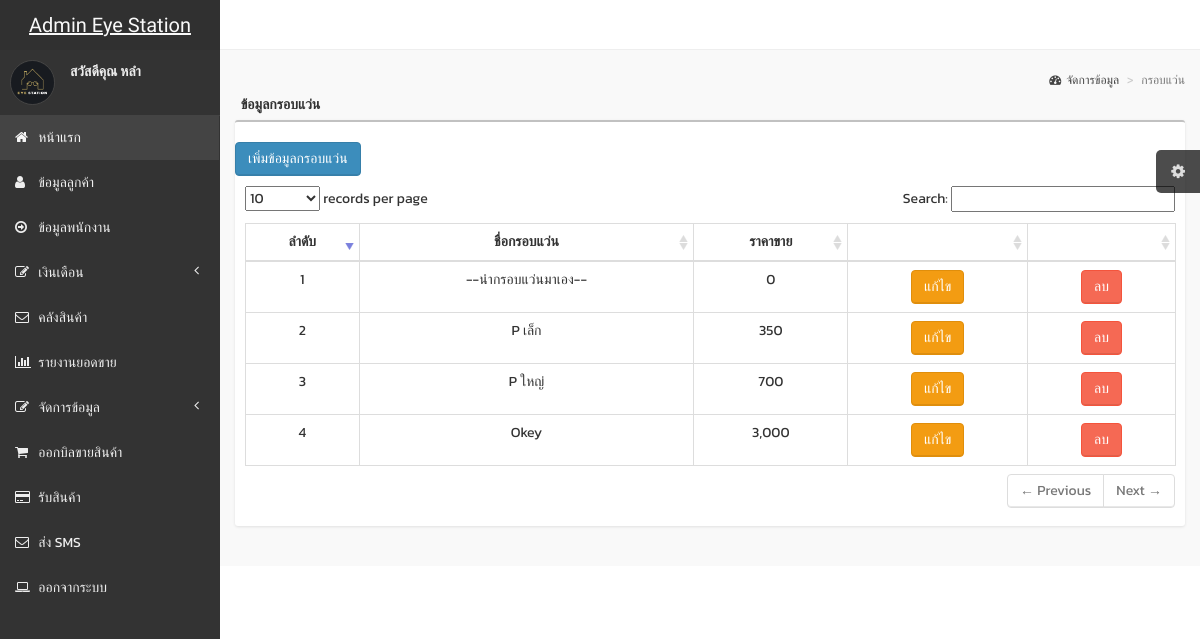
The app's page /admin/frame.php (signed in) with its own data.
### tables this page shows
CREATE TABLE `product` (
  `id_pro` int(10) NOT NULL,
  `name_pro` text NOT NULL,
  `price_pro` int(10) NOT NULL,
  `popular_pro` varchar(5) NOT NULL
);

### admin/frame.php (the view, shortened to what this page needs)
<?php session_start();
if($_SESSION['level'] == '1'){ ?>
<!DOCTYPE html>
<html>
    <head>
        <link href=".css/bootstrap.min.css" rel="stylesheet" type="text/css" />
        <link href="css/font-awesome.min.css" rel="stylesheet" type="text/css" />
        <link href="css/ionicons.min.css" rel="stylesheet" type="text/css" />
        <link href="css/morris/morris.css" rel="stylesheet" type="text/css" />
        <link href="css/AdminLTE.css" rel="stylesheet" type="text/css" />
        <link href="css/datatables/dataTables.bootstrap.css" rel="stylesheet" type="text/css" />
        <link rel="stylesheet" href="https://maxcdn.bootstrapcdn.com/bootstrap/3.4.1/css/bootstrap.min.css">
    </head>
    <body class="skin-black">
        <?php include "header.php"; ?>
        <div class="wrapper row-offcanvas row-offcanvas-left">
            <?php include "menu.php"; ?>
            <aside class="right-side">
                <section class="content-header">
                    <ol class="breadcrumb">
                        <li><a href="#"><i class="fa fa-dashboard"></i>จัดการข้อมูล</a></li>
                        <li class="active">กรอบแว่น</li>
                    </ol>
                </section>
              <section class="content">
                    <div class="row">
                        <div class="col-xs-12">
                            <label>&nbsp;&nbsp;ข้อมูลกรอบแว่น</label>
                            <div class="box">
                                <br>
                                 <th width="150" colspan="3" ><a
                                href="insert_frame1.php"><button type="button" class="btn btn-primary">เพิ่มข้อมูลกรอบแว่น</button></a></th>
                                <div class="box-body table-responsive">
                                    <table id="example2" class="table table-bordered table-hover">
                                    <thead>
                                    <tr>
                                <th><center>ลำดับ</center></th>
                                <th><center>ชื่อกรอบแว่น</center></th>
                                <th><center>ราคาขาย</center></th>
                                <th ><center></center></th>
                                <th><center></center></th>
                                </tr>
                                </thead>
            <?php
                include "../server.php";
                $sql = "SELECT * FROM product";
                $i = 1;
                $query = mysqli_query($objCon,$sql);
                while($result=mysqli_fetch_array($query,MYSQLI_ASSOC))
            {
            ?>
                <tr>
                                <td><center><?php echo $i;?><center></td>
                                <td align="center"><?php echo $result["name_pro"]; ?></td>
                                <td align="center"><?php echo number_format($result["price_pro"]) ;?></td>
    <?php
        include ("pages/modal_data/emp_modal.php");
    ?>
            <td align="center"><a href="edit_frame1.php?frame=<?php echo $result["id_pro"];?>"><button type="button" class="btn btn-warning">แก้ไข</button></a></td>
            <td align="center"><a href="delete_frame.php?frame=<?php echo $result["id_pro"];?>"
            onClick="return confirm('ยืนยันการลบข้อมูล')"><button type="button" class="btn btn-danger">ลบ</button></a></td>
                </tr>
            <?php
                $i++;
            }
            ?>
                        </div>
                    </div>
                </section>
            </aside>
        </div>
    </body>
</html>
<?php }else{
    echo "<script>";
    echo "alert(\"คุณไม่มีสิทธิ์เข้าสู่ระบบ\");";
    echo "</script>";
    echo "<meta http-equiv='refresh' content='0;url=../index.php'>";
}
?>

### admin/menu.php (shortened to what this page needs)
<div class="left-side sidebar-offcanvas">
<section class="sidebar">
    <div class="user-panel">
        <div class="pull-left image">
            <img src="img/eye.jpg" class="img-circle" alt="User Image" />
        </div>
        <div class="pull-left info">
            <p>สวัสดีคุณ <?php echo $name; ?> </br></p>
        </div>
    </div>
    <ul class="sidebar-menu">
        <?php if ($_SESSION['level'] == '1') { ?>
            <li class="active">
                <a href="index.php">
                    <i class="fa fa-home"></i> <span>หน้าแรก</span>
                </a>
            </li>
        <?php } ?>
        <?php if (($_SESSION['level'] == '1') || ($_SESSION['level'] == '2')) { ?>
            <li>
                <a href="customer.php">
                    <i class="fa fa-user"></i> <span>ข้อมูลลูกค้า</span>
                </a>
            </li>
        <?php } ?>
        <?php if ($_SESSION['level'] == '1') { ?>
            <li>
                <a href="employee.php">
                    <i class="fa fa-arrow-circle-o-right"></i> <span>ข้อมูลพนักงาน</span>
                </a>
            </li>
            <li class="treeview">
                <a href="#">
                    <i class="fa fa-edit"></i>
                    <span>เงินเดือน</span>
                    <i class="fa fa-angle-left pull-right"></i>
                </a>
            </li>
            <li>
                <a href="stock.php">
                    <i class="fa fa-envelope-o"></i> <span>คลังสินค้า</span>
                </a>
            </li>
            <li>
                <a href="report_sale.php">
                    <i class="fa fa-bar-chart-o"></i> <span>รายงานยอดขาย</span>
                </a>
            </li>
            <li class="treeview">
                <a href="#">
                    <i class="fa fa-edit"></i>
                    <span>จัดการข้อมูล</span>
                    <i class="fa fa-angle-left pull-right"></i>
                </a>
            </li>
        <?php } ?>
        <?php if (($_SESSION['level'] == '1') || ($_SESSION['level'] == '2')) { ?>
            <li>
                <a href="select_sale.php">
                    <i class="fa fa-shopping-cart"></i> <span>ออกบิลขายสินค้า</span>
                </a>
            </li>
            <li>
                <a href="select_recive.php">
                    <i class="fa fa-credit-card"></i> <span>รับสินค้า</span>
                </a>
            </li>
            <li>
                <a href="https://sms2.911itwist.com/htdocs/Login.html" target="blank">
                    <i class="fa fa-envelope-o"></i> <span>ส่ง SMS</span>
                </a>
            </li>
        <?php } ?>
        <li>
            <a href="../logout.php">
                <i class="fa fa-laptop"></i> <span>ออกจากระบบ</span>
            </a>
        </li>
        </div>

### admin/css/AdminLTE.css (style rules this page uses)
html, body { overflow-x: hidden!important; font-family: 'Source Sans Pro', sans-serif; -webkit-font-smoothing: antialiased; min-height: 100%; background: #f9f9f9; }
a { color: #3c8dbc; }
.wrapper { min-height: 100%; }
.wrapper:before, .wrapper:after { display: table; content: " "; }
.wrapper:after { clear: both; }
.right-side, .left-side { min-height: 100%; display: block; }
.right-side { background-color: #f9f9f9; margin-left: 220px; }
.left-side { position: absolute; width: 220px; top: 0; }
@media screen and (min-width: 992px) { .left-side { top: 50px; } }
.content { padding: 20px 15px; background: #f9f9f9; }
img { max-width: 100%important; }
.right-side > .content-header { position: relative; padding: 15px 15px 10px 20px; }
.right-side > .content-header > .breadcrumb { float: right; background: transparent; margin-top: 0px; margin-bottom: 0; font-size: 12px; padding: 7px 5px; position: absolute; top: 15px; right: 10px; -webkit-border-radius: 2px; -moz-border-radius: 2px; border-radius: 2px; }
.right-side > .content-header > .breadcrumb > li > a { color: #444; text-decoration: none; }
.right-side > .content-header > .breadcrumb > li > a > .fa, .right-side > .content-header > .breadcrumb > li > a > .glyphicon, .right-side > .content-header > .breadcrumb > li > a > .ion { margin-right: 5px; }
.right-side > .content-header > .breadcrumb > li + li:before { content: '>\00a0'; }
.sidebar { margin-bottom: 5px; }
.sidebar .sidebar-menu { list-style: none; margin: 0; padding: 0; }
.sidebar .sidebar-menu > li { margin: 0; padding: 0; }
.sidebar .sidebar-menu > li > a { padding: 12px 5px 12px 15px; display: block; }
.sidebar .sidebar-menu > li > a > .fa, .sidebar .sidebar-menu > li > a > .glyphicon, .sidebar .sidebar-menu > li > a > .ion { width: 20px; }
.user-panel { padding: 10px; }
.user-panel:before, .user-panel:after { display: table; content: " "; }
.user-panel:after { clear: both; }
.user-panel > .image > img { width: 45px; height: 45px; }
.user-panel > .info { font-weight: 600; padding: 5px 5px 5px 15px; font-size: 14px; line-height: 1; }
.user-panel > .info > p { margin-bottom: 9px; }
.box { position: relative; background: #ffffff; border-top: 2px solid #c1c1c1; margin-bottom: 20px; -webkit-border-radius: 3px; -moz-border-radius: 3px; border-radius: 3px; width: 100%; box-shadow: 0px 1px 3px rgba(0, 0, 0, 0.1); }
.box .box-body { padding: 10px; -webkit-border-top-left-radius: 0; -webkit-border-top-right-radius: 0; -webkit-border-bottom-right-radius: 3px; -webkit-border-bottom-left-radius: 3px; -moz-border-radius-topleft: 0; -moz-border-radius-topright: 0; -moz-border-radius-bottomright: 3px; -moz-border-radius-bottomleft: 3px; border-top-left-radius: 0; border-top-right-radius: 0; border-bottom-right-radius: 3px; border-bottom-left-radius: 3px; }
.box .box-body .table { margin-bottom: 0; }
.btn { font-weight: 500; -webkit-border-radius: 3px; -moz-border-radius: 3px; border-radius: 3px; border: 1px solid transparent; -webkit-box-shadow: inset 0px -2px 0px 0px rgba(0, 0, 0, 0.09); -moz-box-shadow: inset 0px -2px 0px 0px rgba(0, 0, 0, 0.09); box-shadow: inset 0px -1px 0px 0px rgba(0, 0, 0, 0.09); }
.btn.btn-primary { background-color: #3c8dbc; border-color: #367fa9; }
.btn.btn-danger { background-color: #f56954; border-color: #f4543c; }
.btn.btn-warning { background-color: #f39c12; border-color: #e08e0b; }
.skin-black .right-side > .content-header { background: transparent; box-shadow: none; }
.skin-black .user-panel > .image > img { border: 1px solid #444; }
.skin-black .user-panel > .info, .skin-black .user-panel > .info > a { color: #eee; }
.skin-black .sidebar { border-bottom: 1px solid #333; }
.skin-black .sidebar > .sidebar-menu > li { border-top: 1px solid #333; border-bottom: 0px solid #444; }
.skin-black .sidebar > .sidebar-menu > li:first-of-type { border-top: 1px solid #444; }
.skin-black .sidebar > .sidebar-menu > li:first-of-type > a { border-top: 0px solid #333; }
.skin-black .sidebar > .sidebar-menu > li > a { margin-right: 1px; }
.skin-black .sidebar > .sidebar-menu > li > a:hover, .skin-black .sidebar > .sidebar-menu > li.active > a { color: #f6f6f6; background: #444; }
.skin-black .left-side { background: #333; }
.skin-black .sidebar a { color: #eee; }

### admin/frame.php (style rules this page uses)
body { font-family: 'Athiti', sans-serif; font-family: 'Kanit', sans-serif; }

### admin/header.php (style rules this page uses)
body { font-family: 'Athiti', sans-serif; font-family: 'Kanit', sans-serif; }
table th { text-align: center; }

### records on screen
product: name_pro "--นำกรอบแว่นมาเอง--", price_pro "0"
product: name_pro "P เล็ก", price_pro "350"
product: name_pro "P ใหญ่", price_pro "700"
product: name_pro "Okey", price_pro "3,000"

### other values on screen
$name "หลำ"
